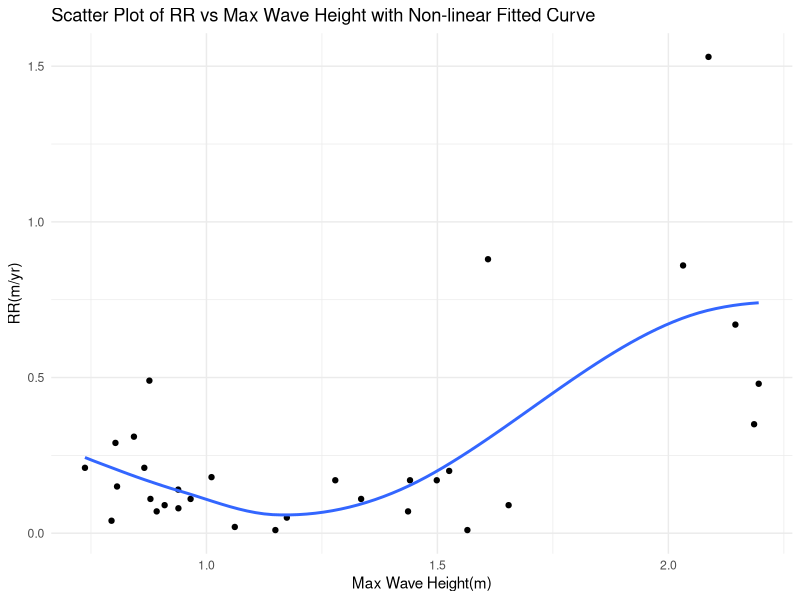
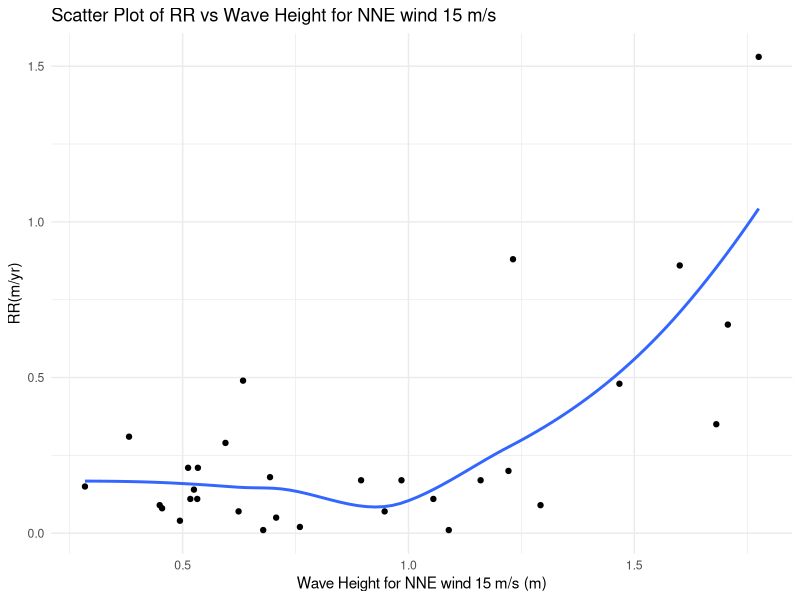

The R source for these figures, in order:
## ---- chunk 1
knitr::opts_chunk$set(echo = TRUE)
## ---- chunk 2
library(ggplot2)
library(tidyverse)
## ---- chunk 3
erosion<-read.csv("erosion.csv")
## ---- chunk 4
sel<-erosion%>%
  select(Bluff,RR..m.yr.,Wave.Height.for.NNE.wind.15.m.s..m.,Max.Wave.Height..m.)%>%
  slice(-c(3, 11, 14, 32))
## ---- chunk 5
eda <- read.csv("report.csv")

ggplot(eda, aes(x = MaxWave, y = RR)) +
  geom_point() +
  geom_smooth(method = "loess", se = FALSE) +  # Adds a LOESS curve (local polynomial regression fitting)
  labs(title = "Scatter Plot of RR vs Max Wave Height with Non-linear Fitted Curve",
       x = "Max Wave Height(m)",
       y = "RR(m/yr)") +
  theme_minimal()
## ---- chunk 6
ggplot(eda, aes(x = WaveHeight15, y = RR)) +
  geom_point() +
   geom_smooth(method = "loess", se = FALSE) + 
  labs(title = "Scatter Plot of RR vs Wave Height for NNE wind 15 m/s",
       x = "Wave Height for NNE wind 15 m/s (m)",
       y = "RR(m/yr)") +
  theme_minimal()
